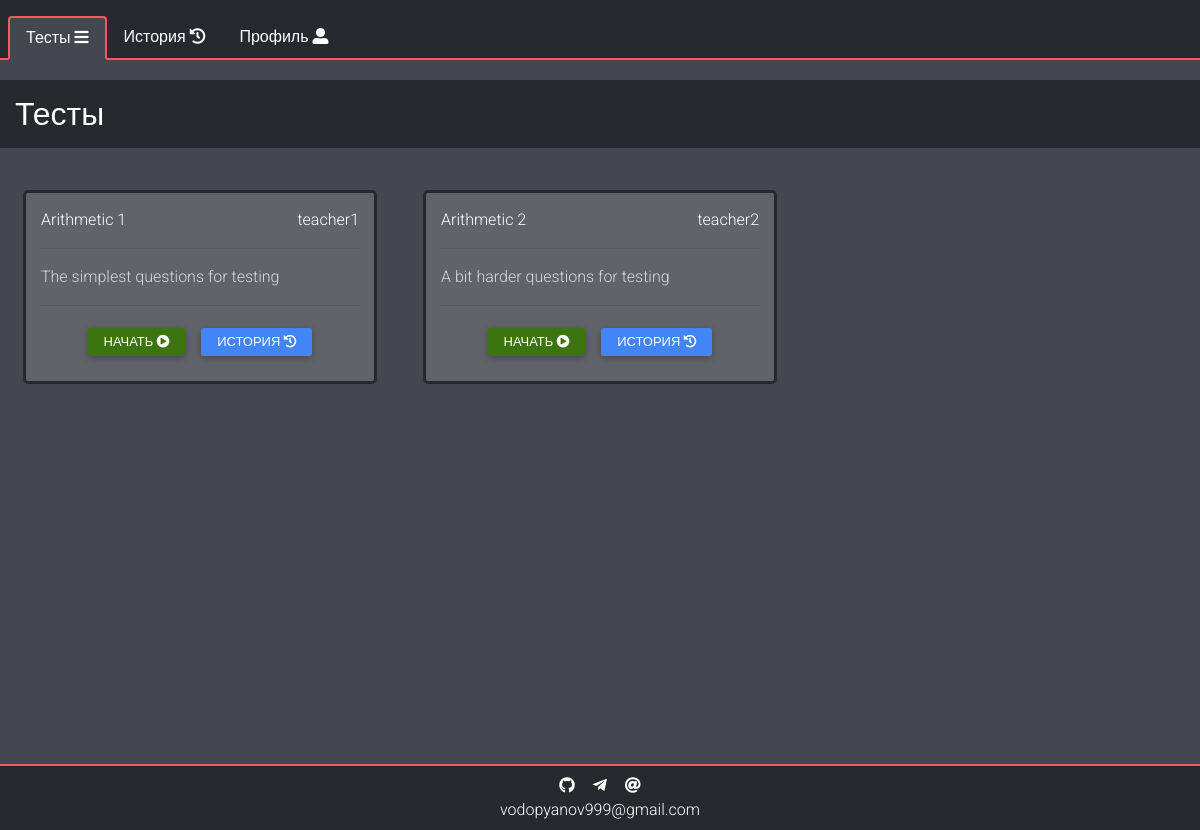
Page /index (signed in) on the committed database.
### data/tests.py (models this page shows, shortened)
class Test(SqlAlchemyBase):
    __tablename__ = 'tests'
    id = sqlalchemy.Column(sqlalchemy.Integer,
                           primary_key=True, autoincrement=True)
    name = sqlalchemy.Column(sqlalchemy.String, nullable=False)
    description = sqlalchemy.Column(sqlalchemy.String, nullable=True)
    creator_id = sqlalchemy.Column(sqlalchemy.Integer, sqlalchemy.ForeignKey("users.id"))
    creator = orm.relation("User")
    questions = orm.relation("Question", back_populates='test')
    statistics = orm.relation("Result", back_populates='test')
    groups = orm.relation("Group",
                          secondary="groups_to_tests")

### data/users.py (models this page shows, shortened)
class User(SqlAlchemyBase, UserMixin):
    __tablename__ = 'users'
    id = sqlalchemy.Column(sqlalchemy.Integer,
                           primary_key=True, autoincrement=True)
    nickname = sqlalchemy.Column(sqlalchemy.String, unique=True, nullable=False)
    hashed_password = sqlalchemy.Column(sqlalchemy.String, nullable=True)
    creator_id = sqlalchemy.Column(sqlalchemy.Integer, sqlalchemy.ForeignKey("users.id"))
    type_id = sqlalchemy.Column(sqlalchemy.Integer,
                                sqlalchemy.ForeignKey("user_types.id"), default=3)
    secret_code = sqlalchemy.Column(sqlalchemy.String, nullable=False)
    chat_id = sqlalchemy.Column(sqlalchemy.Integer, nullable=True, default=0)
    results = orm.relation("Result", back_populates='user')
    user_type = orm.relation("UserType")
    notifications = orm.relation("Notification", back_populates='user')
    created = orm.relation("User")
    tests = orm.relation("Test", back_populates='creator')
    created_groups = orm.relation("Group", back_populates='creator')
    groups = orm.relation("Group",
                          secondary="groups_to_users")

### main.py (the view)
@app.route("/")
@app.route("/index")
@app.route("/all_tests")
@login_required
def index():
    try:
        if test_started():
            return redirect('/test')
        db = db_session.create_session()
        tests = db.query(Test).all()
        tests = list(test for test in tests if is_allowed(test, current_user))
        return render_template("all_tests.html",
                               title="Тесты",
                               tests=tests,
                               all_tests='active')
    except sa.orm.exc.DetachedInstanceError:
        return redirect('/')

### data/db_session.py (called while the page is built)
def create_session() -> Session:
    global __factory
    return __factory()

### main.py (called while the page is built)
@login_manager.user_loader
def load_user(user_id):
    session = db_session.create_session()
    session.expire_on_commit = False
    return session.query(User).get(user_id)

def is_allowed(test, user):
    return any(list(group.id in list(i.id for i in test.groups)
                    for group in user.groups)) \
           or test.creator == current_user \
           or current_user.type_id == 1

def test_started():
    db = db_session.create_session()
    if db.query(Result).filter(~Result.is_finished, Result.user == current_user).first():
        return True
    return False

### templates/all_tests.html (shortened to what this page needs)
{% extends "base.html" %}
{% block content %}
<div class="row">
    <h2 class="header col-12">{{title}}</h2>
    <div class="col-12 col-lg-10 col-xl-12 mx-auto my-4">
        <div class="row tests">
            {% for test in tests %}
            <div class="col-12 col-md-6 col-xl-4">
                <div class="test m-2">
                    <div class="row align-items-center test-header">
                        <div class="col-12 col-sm-8 text-left">
                            <div class="name">
                                {{test.name}}
                            </div>
                        </div>
                        <div class="col-12 col-sm-4 text-right">
                            <div class="name">
                                {% if test.creator %}{{test.creator.nickname}}{% else %}DELETED{% endif %}
                            </div>
                        </div>
                    </div>
                    {% if test.description%}
                    <hr>
                    <div class="row">
                        <div class="description col-12">{{test.description}}</div>
                    </div>
                    {% endif %}
                    <hr>
                    <div class="text-center mb-1">
                        <a href="/test/{{test.id}}" class="px-3 py-1 btn-start btn btn-success">
                            Начать <i class="fas fa-play-circle"></i>
                        </a>
                        <a href="/statistics/{{test.id}}" class="px-3 py-1 btn-start btn btn-primary">
                            История <i class="fas fa-history"></i>
                        </a>
                    </div>
                </div>
            </div>
            {% endfor %}
        </div>
    </div>
</div>
{% endblock %}

### static/css/variables.css (style rules this page uses)
:root { --a: #26292e; --b: #ff5564; --c: #36383e; --d: #60636a; --e: #51535c; --f: #82848a; --g: #43474f; --background: var(--g); --font-dark: #000; --font-light: #fff; --link-font: #44a4ff; --test-border: var(--a); --test-font: #fff; --test-description-font: #d8d8d8; --test-background: var(--d); --question-border: var(--a); --question-border-chosen: var(--b); --question-background: var(--c); --question-answer-background: var(--f); --question-chosen: #659e3a; --question-font: #fff; --question-font-header: #e0e0e0; --question-answer-font: #000; --result-border: var(--f); --result-background-dark: var(--a); --result-background-light: var(--c); --result-font: #fff; --result-correct: #629c53; --result-incorrect: #7d4949; --result-font-correct: #fff; --nav-border: var(--b); --nav-border-hover: var(--a); --nav-border-width: 2px; --nav-background: var(--a); --nav-background-active: var(--g); --nav-background-hover: var(--c); --nav-font: #fff; --nav-font-active: #fff; --nav-font-hover: #fff; --list-item-border: var(--c); --list-item-font: #fff; --list-item-notification-font: #000; --list-item-dark-font-hover: #000; --list-item-background: var(--f); --list-item-background-dark: var(--e); --list-item-notification-background: #bfbfbf; --list-item-background-dark-hover: var(--f); --list-item-profile-font-hover: #fff; --list-item-profile-background-hover: var(--f); --list-item-danger: #dc3545; --header-background: var(--a); --header-font: #fff; --success: #3c7510; --btn-danger: #c11324; --delete-link: #b70000; --contacts-background: var(--a); --contacts-font: #fff; --contacts-font-hover: #aaa; --card-background: var(--c); --card-border: var(--b); --card-font: #fff; }

### static/css/test.css (style rules this page uses)
.test { border: 3px solid var(--test-border); color: var(--test-font); padding: 15px; border-radius: 5px; background-color: var(--test-background); }
.description { color: var(--test-description-font); }

### static/css/utilities.css (style rules this page uses)
html { overflow: auto; }
body { background-color: var(--background); overflow-y: scroll; overflow-x: hidden; font-family: "Roboto",sans-serif; font-weight: 300; }
.header { margin-top: 20px; padding: 15px; background-color: var(--header-background); margin-bottom: 10px; color: var(--header-font); }
.btn { padding: .44rem 1.4rem; }
.btn-success { background-color: var(--success)!important; border: var(--success)!important; }

### rows in the picture
Test: name "Arithmetic 1", creator.nickname "teacher1", description "The simplest questions for testing"
Test: name "Arithmetic 2", creator.nickname "teacher2", description "A bit harder questions for testing"

### other values in the picture
{{ title }} "Тесты"
